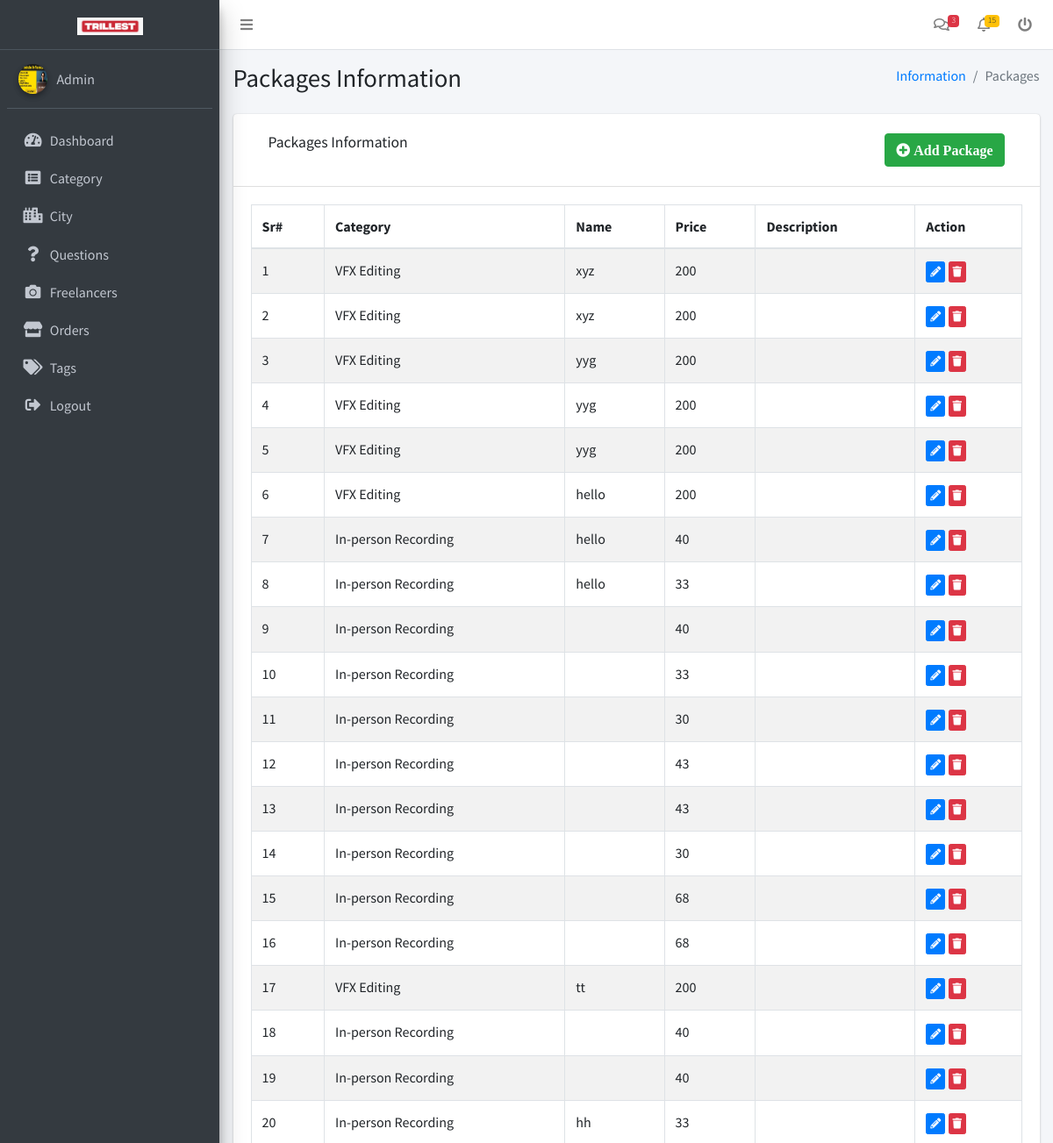
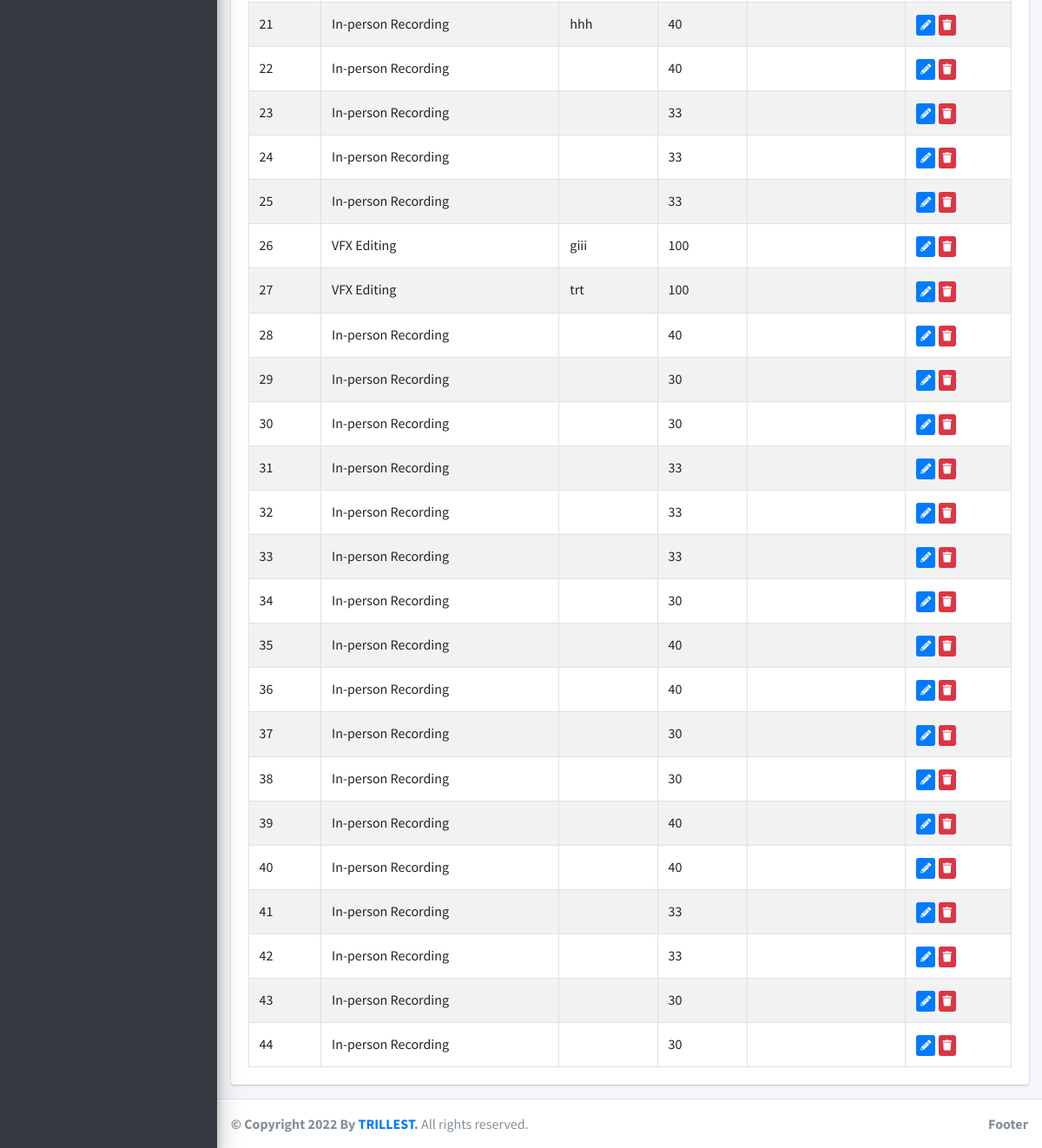
The page /admin/packages.php (signed in) on the database its author committed (2 pictures, top to bottom).
### tables this page shows
CREATE TABLE `package` (
  `id` int(11) NOT NULL,
  `cat_id` int(11) NOT NULL,
  `user_id` int(11) NOT NULL,
  `name` varchar(255) NOT NULL,
  `price` int(255) NOT NULL,
  `description` varchar(1000) NOT NULL
);

CREATE TABLE `category` (
  `id` int(11) NOT NULL,
  `name` varchar(255) NOT NULL
);

### admin/packages.php (the view, shortened to what this page needs)
<?php
include 'others/dbconn.php';
 ?>
<?php include 'others/header.php'; ?>
<?php include 'others/sidebar.php'; ?>
  <div class="content-wrapper">
    <section class="content-header">
      <div class="container-fluid">
        <div class="row mb-2">
          <div class="col-sm-6">
            <h1>Packages Information</h1>
          </div>
          <div class="col-sm-6">
            <ol class="breadcrumb float-sm-right">
              <li class="breadcrumb-item"><a href="#">Information</a></li>
              <li class="breadcrumb-item active">Packages</li>
            </ol>
          </div>
        </div>
      </div>
    </section>
    <section class="content">
      <div class="container-fluid">
        <div class="row">
          <div class="col-12">
            <div class="card">
              <div class="card-header">
                <div class="row" style="padding: 10px 20px;">
                    <div class="col-md-6 col-sm-6 col-6">
                      <h3 class="card-title">Packages Information</h3>
                    </div>
                    <div class="col-md-6 col-md-6 col-sm-6 col-6" style="text-align: right;">
                      <button type="button" class="btn btn-success " data-toggle="modal" data-target="#add"><i class="fa fa-plus-circle"> Add Package</i>
                      </button>
                  </div>
                </div>
              </div>
              <div class="card-body">
                <table id="example1" class="table table-bordered table-striped">
                  <thead>
                  <tr>
                    <th>Sr#</th>
                    <th>Category</th>
                    <th>Name</th>
                    <th>Price</th>
                    <th>Description</th>
                    <th>Action</th>
                  </tr>
                  </thead>
                  <tbody>
                    <?php
                    $k=0;
                   $sql1 = "SELECT * FROM package";
                    $result1 = $conn->query($sql1);
                   if ($result1->num_rows > 0) {
                     while($row = $result1->fetch_assoc()) {
                    ?>
                  <tr id="<?php echo $row['id'];?>">
                    <td><?php echo ++$k; ?></td>
                    <td data-target="cname"><?php
                    $cid= $row['cat_id'];
                   $sql2 = "SELECT * FROM category WHERE id='$cid'";
                    $result2 = $conn->query($sql2);
                    $row2 = $result2->fetch_assoc();
                    echo $row2['name'];
                  ?></td>
                    <td data-target="name"><?php echo $row['name']; ?></td>
                    <td data-target="price"><?php echo $row['price']; ?></td>
                    <td data-target="description"><?php echo $row['description']; ?></td>
                    <td><a class="btn btn-primary btn-xs" data-toggle="modal" data-target="#edit" data-role="edit" data-id="<?php echo $row["id"];?>" title="Edit"><i class="fa fa-pencil-alt"></i></a> <a  class="btn btn-danger btn-xs" data-toggle="modal" data-target="#delete" data-role="delete" data-id="<?php echo $row["id"];?>" title="Delete" ><i class="fa fa-trash"></i></a>
                    </td>
                  </tr>
                   <?php } } else { ?>
                    <tr>
                      <th colspan="6">No Record Exists!!!!</th>
                    </tr>
                     <?php } ?>
                  </tbody>
                </table>
              </div>
            </div>
          </div>
        </div>
      </div>
    </section>
  </div>
  <?php include 'others/footer.php'; ?>

### admin/others/header.php (shortened to what this page needs)
<!DOCTYPE html>
<html lang="en">
<head>
  <link rel="stylesheet" href="fontawesome/css/all.min.css">
  <link rel="stylesheet" href="css/adminlte.min.css">
  <link rel="stylesheet" href="css/OverlayScrollbars.min.css">
</head>
<body class="hold-transition sidebar-mini layout-fixed">
<div class="wrapper">
  <nav class="main-header navbar navbar-expand navbar-white navbar-light">
    <ul class="navbar-nav">
      <li class="nav-item">
        <a class="nav-link" data-widget="pushmenu" href="#" role="button"><i class="fas fa-bars"></i></a>
      </li>
    </ul>
    <ul class="navbar-nav ml-auto">
      <li class="nav-item dropdown">
        <a class="nav-link" data-toggle="dropdown" href="#">
          <i class="far fa-comments"></i>
          <span class="badge badge-danger navbar-badge">3</span>
        </a>
      </li>
    <li class="nav-item dropdown">
        <a class="nav-link" data-toggle="dropdown" href="#" aria-expanded="false">
          <i class="far fa-bell"></i>
          <span class="badge badge-warning navbar-badge">15</span>
        </a>
      </li>
      <li class="nav-item dropdown">
        <a class="nav-link" data-toggle="dropdown" href="#">
          <i class="fa fa-power-off"></i>
        </a>
      </li>
    </ul>
  </nav>

### admin/others/sidebar.php
<aside class="main-sidebar sidebar-dark-primary elevation-4">
  <a href="dashboard.php" class="brand-link" style="text-align: center;">
    <img src="img/logo2.jpeg" alt="AdminLTE Logo" width="75" class="img-fluid">
  </a>
  <div class="sidebar">
    <div class="user-panel mt-3 pb-3 mb-3 d-flex">
      <div class="image">
        <?php
    $sql = "SELECT * FROM admin";
    $result = $conn->query($sql);
    $row = $result->fetch_assoc();
   ?>
        <img src="<?php if($row['profile_image']!=''){echo $row['profile_image'];} else{
              echo "img/avatar.png";
             } ?>" class="img-circle elevation-2" alt="User Image">
      </div>
      <div class="info">
        <a href="profile.php" class="d-block">Admin</a>
      </div>
    </div>
    <nav class="mt-2">
      <ul class="nav nav-pills nav-sidebar flex-column" data-widget="treeview" role="menu" data-accordion="false">
        <li class="nav-item">
          <a href="dashboard.php" class="nav-link">
            <i class="nav-icon fas fa-tachometer-alt"></i>
            <p>
              Dashboard
            </p>
          </a>
        </li>
        <li class="nav-item">
          <a href="category.php" class="nav-link">
            <i class="nav-icon fas fa-list-alt"></i>
            <p>
              Category
            </p>
          </a>
        </li>
         <li class="nav-item">
          <a href="city.php" class="nav-link">
            <i class="nav-icon fas fa-city"></i>
            <p>
              City
            </p>
          </a>
        </li>
        <li class="nav-item">
          <a href="questions.php" class="nav-link">
            <i class="nav-icon fas fa-question"></i>
            <p>
              Questions
            </p>
          </a>
        </li>
      <li class="nav-item">
          <a href="freelancer.php" class="nav-link">
            <i class="nav-icon fas fa-camera"></i>
            <p>
              Freelancers
            </p>
          </a>
        </li>
        <li class="nav-item">
          <a href="orders.php" class="nav-link">
            <i class="nav-icon fas fa-store"></i>
            <p>
              Orders
            </p>
          </a>
        </li>
        <li class="nav-item">
          <a href="tags.php" class="nav-link">
            <i class="nav-icon fas fa-tags"></i>
            <p>
              Tags
            </p>
          </a>
        </li>
        <li class="nav-item">
          <a href="logout.php" class="nav-link">
            <i class="nav-icon fas fa-sign-out-alt"></i>
            <p>
              Logout
            </p>
          </a>
        </li>
      </ul>
    </nav>
  </div>
</aside>

### admin/others/footer.php (shortened to what this page needs)
<footer class="main-footer">
    <strong>© Copyright 2022 By <a href="">TRILLEST</a>.</strong>
    All rights reserved.
    <div class="float-right d-none d-sm-inline-block">
      <b>Footer</b>
    </div>
  </footer>
</div>
</body>
</html>

### rows shown on the page
package: cat.name "VFX Editing", name "xyz", price "200"
package: cat.name "VFX Editing", name "xyz", price "200"
package: cat.name "VFX Editing", name "yyg", price "200"
package: cat.name "VFX Editing", name "yyg", price "200"
package: cat.name "VFX Editing", name "yyg", price "200"
package: cat.name "VFX Editing", name "hello", price "200"
package: cat.name "In-person Recording", name "hello", price "40"
package: cat.name "In-person Recording", name "hello", price "33"
package: cat.name "In-person Recording", price "40"
package: cat.name "In-person Recording", price "33"
package: cat.name "In-person Recording", price "30"
package: cat.name "In-person Recording", price "43"
package: cat.name "In-person Recording", price "43"
package: cat.name "In-person Recording", price "30"
package: cat.name "In-person Recording", price "68"
package: cat.name "In-person Recording", price "68"
package: cat.name "VFX Editing", name "tt", price "200"
package: cat.name "In-person Recording", price "40"
package: cat.name "In-person Recording", price "40"
package: cat.name "In-person Recording", name "hh", price "33"
package: cat.name "In-person Recording", name "hhh", price "40"
package: cat.name "In-person Recording", price "40"
package: cat.name "In-person Recording", price "33"
package: cat.name "In-person Recording", price "33"
package: cat.name "In-person Recording", price "33"
package: cat.name "VFX Editing", name "giii", price "100"
package: cat.name "VFX Editing", name "trt", price "100"
package: cat.name "In-person Recording", price "40"
package: cat.name "In-person Recording", price "30"
package: cat.name "In-person Recording", price "30"
package: cat.name "In-person Recording", price "33"
package: cat.name "In-person Recording", price "33"
package: cat.name "In-person Recording", price "33"
package: cat.name "In-person Recording", price "30"
package: cat.name "In-person Recording", price "40"
package: cat.name "In-person Recording", price "40"
package: cat.name "In-person Recording", price "30"
package: cat.name "In-person Recording", price "30"
package: cat.name "In-person Recording", price "40"
package: cat.name "In-person Recording", price "40"
package: cat.name "In-person Recording", price "33"
package: cat.name "In-person Recording", price "33"
package: cat.name "In-person Recording", price "30"
package: cat.name "In-person Recording", price "30"
